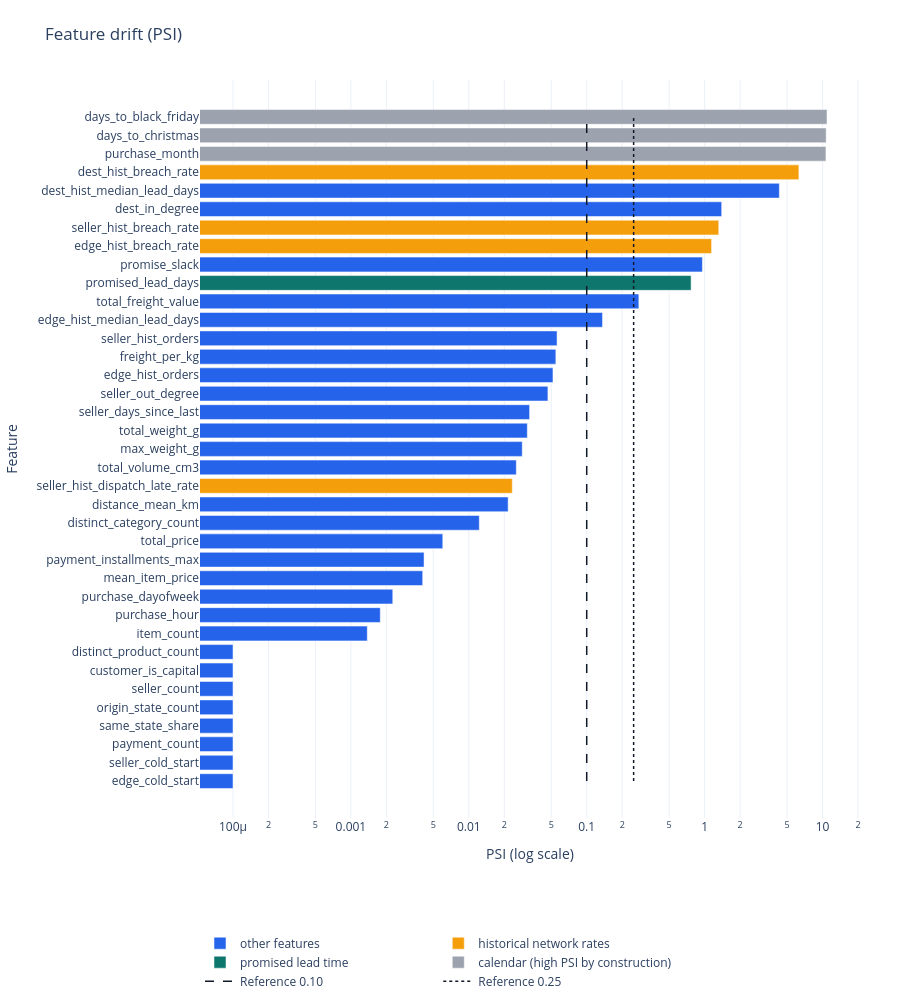

The notebook cell saved with this chart:
### Markdown cell above
## Train versus test drift

The PSI compares each numeric model feature between the training and test windows, with quantiles defined on the training data. The promised lead time (`promised_lead_days`) and the historical network rates are highlighted. The monthly breach prevalence is presented for the training and test months, without June 2018. The bar chart on a logarithmic scale ranks every feature by PSI, with the calendar features in grey and the highlighted ones in their own colors.

### Code cell
psi = final["psi"]
display(psi.head(10))
display(psi[psi["highlight"] != "other"])
display(final["monthly_prevalence"])

from ecom_delivery_sla_viz import plot_psi

calendar_features = ["purchase_month", "days_to_black_friday", "days_to_christmas"]
plot_psi(psi, neutral_features=calendar_features, highlight_col="highlight", language=LANG).show()

### Figure 1 — Plotly figure (JSON) as saved in the notebook; plotly's stock layout.template omitted (floating-point values rounded to 4 significant figures)
{"data": [{"customdata": [4.302, 1.396, 0.9575, 0.2768, 0.1362, 0.05604, 0.05474, 0.05174, 0.04687, 0.03277, 0.03134, 0.02839, 0.02528, 0.02155, 0.01227, 0.006015, 0.004172, 0.004062, 0.002265, 0.001775, 0.001376, 0.0, 0.0, 0.0, 0.0, 0.0, 0.0, 0.0, 0.0], "hovertemplate": "%{y}<br>PSI = %{customdata:.4f}<extra></extra>", "marker": {"color": "#2563EB"}, "name": "other features", "orientation": "h", "type": "bar", "x": [4.302, 1.396, 0.9575, 0.2768, 0.1362, 0.05604, 0.05474, 0.05174, 0.04687, 0.03277, 0.03134, 0.02839, 0.02528, 0.02155, 0.01227, 0.006015, 0.004172, 0.004062, 0.002265, 0.001775, 0.001376, 0.0001, 0.0001, 0.0001, 0.0001, 0.0001, 0.0001, 0.0001, 0.0001], "y": ["dest_hist_median_lead_days", "dest_in_degree", "promise_slack", "total_freight_value", "edge_hist_median_lead_days", "seller_hist_orders", "freight_per_kg", "edge_hist_orders", "seller_out_degree", "seller_days_since_last", "total_weight_g", "max_weight_g", "total_volume_cm3", "distance_mean_km", "distinct_category_count", "total_price", "payment_installments_max", "mean_item_price", "purchase_dayofweek", "purchase_hour", "item_count", "distinct_product_count", "customer_is_capital", "seller_count", "origin_state_count", "same_state_share", "payment_count", "seller_cold_start", "edge_cold_start"]}, {"customdata": [6.303, 1.318, 1.146, 0.02338], "hovertemplate": "%{y}<br>PSI = %{customdata:.4f}<extra></extra>", "marker": {"color": "#F59E0B"}, "name": "historical network rates", "orientation": "h", "type": "bar", "x": [6.303, 1.318, 1.146, 0.02338], "y": ["dest_hist_breach_rate", "seller_hist_breach_rate", "edge_hist_breach_rate", "seller_hist_dispatch_late_rate"]}, {"customdata": [0.768], "hovertemplate": "%{y}<br>PSI = %{customdata:.4f}<extra></extra>", "marker": {"color": "#0F766E"}, "name": "promised lead time", "orientation": "h", "type": "bar", "x": [0.768], "y": ["promised_lead_days"]}, {"customdata": [10.91, 10.74, 10.69], "hovertemplate": "%{y}<br>PSI = %{customdata:.4f}<extra></extra>", "marker": {"color": "#9CA3AF"}, "name": "calendar (high PSI by construction)", "orientation": "h", "type": "bar", "x": [10.91, 10.74, 10.69], "y": ["days_to_black_friday", "days_to_christmas", "purchase_month"]}, {"hoverinfo": "skip", "line": {"color": "#111827", "dash": "dash", "width": 1.5}, "mode": "lines", "name": "Reference 0.10", "type": "scatter", "x": [0.1, 0.1], "y": ["edge_cold_start", "days_to_black_friday"]}, {"hoverinfo": "skip", "line": {"color": "#111827", "dash": "dot", "width": 1.5}, "mode": "lines", "name": "Reference 0.25", "type": "scatter", "x": [0.25, 0.25], "y": ["edge_cold_start", "days_to_black_friday"]}], "layout": {"height": 1008, "legend": {"orientation": "h", "y": -0.15}, "margin": {"b": 60, "l": 60, "r": 40, "t": 80}, "title": {"text": "Feature drift (PSI)"}, "xaxis": {"title": {"text": "PSI (log scale)"}, "type": "log"}, "yaxis": {"automargin": true, "autorange": "reversed", "categoryarray": ["days_to_black_friday", "days_to_christmas", "purchase_month", "dest_hist_breach_rate", "dest_hist_median_lead_days", "dest_in_degree", "seller_hist_breach_rate", "edge_hist_breach_rate", "promise_slack", "promised_lead_days", "total_freight_value", "edge_hist_median_lead_days", "seller_hist_orders", "freight_per_kg", "edge_hist_orders", "seller_out_degree", "seller_days_since_last", "total_weight_g", "max_weight_g", "total_volume_cm3", "seller_hist_dispatch_late_rate", "distance_mean_km", "distinct_category_count", "total_price", "payment_installments_max", "mean_item_price", "purchase_dayofweek", "purchase_hour", "item_count", "distinct_product_count", "customer_is_capital", "seller_count", "origin_state_count", "same_state_share", "payment_count", "seller_cold_start", "edge_cold_start"], "categoryorder": "array", "title": {"text": "Feature"}}}}
